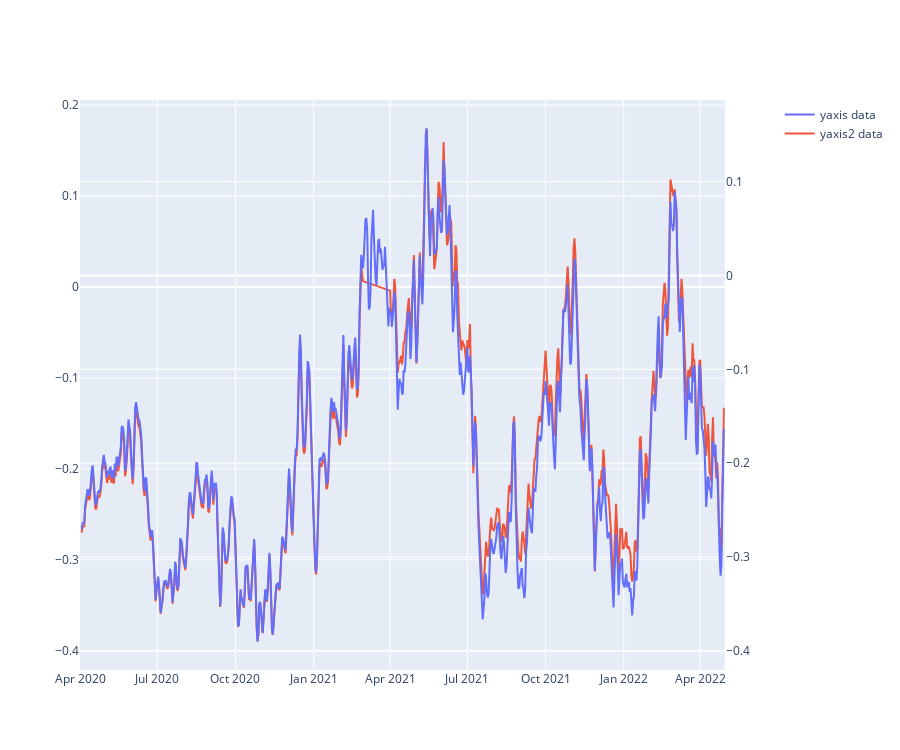

Source (notebook cell):
### Code cell
import plotly.graph_objects as go
from plotly.subplots import make_subplots

# Create figure with secondary y-axis
fig = make_subplots(specs=[[{"secondary_y": True}]])

# Add traces
fig.add_trace(
    go.Scatter(x=df['date'], y=df['smoothed_prediction'], name="yaxis data"),
    secondary_y=True,
)

fig.add_trace(
    go.Scatter(x=NEW_df['date'], y=NEW_df['smoothed_prediction'], name="yaxis2 data"),
    secondary_y=False, 
)

# fig.add_trace(
#     go.Scatter(x=df['date'], y=df['smoothed_articles_per_day'], name="yaxis2 data"),
#     secondary_y=False, 
# )
fig.update_layout(
    # margin=dict(l=20, r=20, t=70, b=80),
    height=750
)

### Figure 1 — Plotly figure (JSON) as saved in the notebook; plotly's stock layout.template omitted (floating-point values rounded to 4 significant figures; data arrays with more than 128 entries replaced by an {"elided": "..."} marker saying what was removed)
{"data": [{"name": "yaxis data", "type": "scatter", "x": {"elided": "760 str values"}, "xaxis": "x", "y": {"elided": "760 float values"}, "yaxis": "y2"}, {"name": "yaxis2 data", "type": "scatter", "x": {"elided": "729 str values"}, "xaxis": "x", "y": {"elided": "729 float values"}, "yaxis": "y"}], "layout": {"height": 750, "xaxis": {"anchor": "y", "domain": [0, 0.94]}, "yaxis": {"anchor": "x", "domain": [0, 1]}, "yaxis2": {"anchor": "x", "overlaying": "y", "side": "right"}}}
